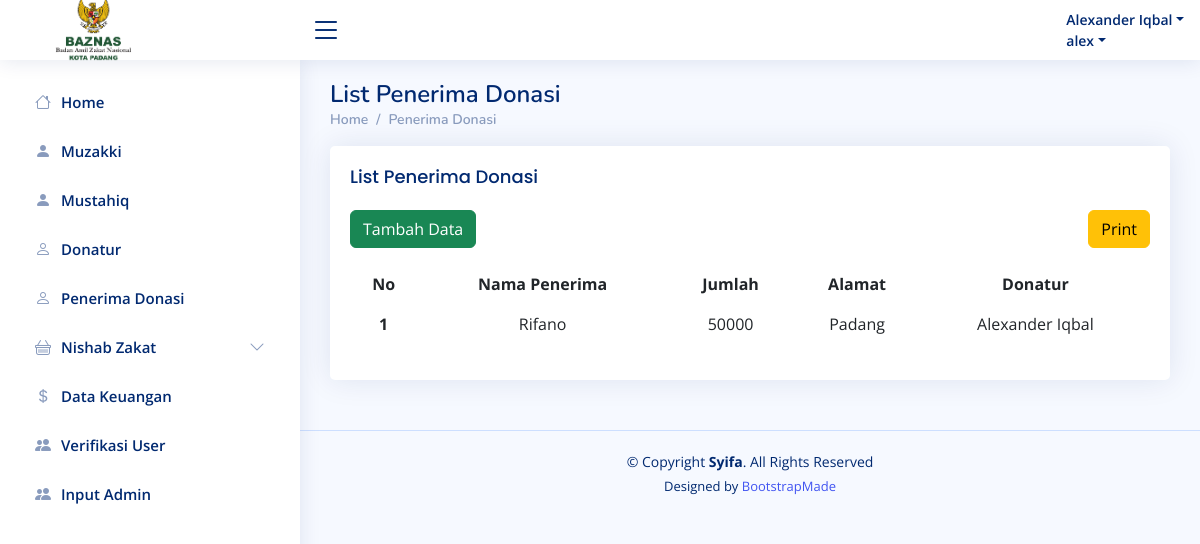
The page /admin/listpenerimadonasi.php (signed in) on the database its author committed.
### tables this page shows
CREATE TABLE `user` (
  `id_user` int(11) NOT NULL,
  `nama` varchar(20) NOT NULL,
  `username` varchar(20) NOT NULL,
  `pasw` varchar(20) NOT NULL,
  `level` varchar(10) NOT NULL,
  `status` varchar(15) NOT NULL
);

CREATE TABLE `penerima` (
  `id_penerima` int(11) NOT NULL,
  `penerima` varchar(30) NOT NULL,
  `alamat` text NOT NULL,
  `id_pembayaran` int(11) NOT NULL
);

CREATE TABLE `pembayaran` (
  `id_byr` int(11) NOT NULL,
  `tgl` date NOT NULL,
  `id_bayar` int(11) NOT NULL,
  `namabyr` varchar(50) NOT NULL,
  `jmlh` int(11) NOT NULL,
  `jenis` varchar(15) NOT NULL,
  `foto` text NOT NULL,
  `status_byr` varchar(20) NOT NULL
);

### admin/listpenerimadonasi.php (the view, shortened to what this page needs)
<!DOCTYPE html>
<html lang="en">
<head>
    <link href="assets/vendor/bootstrap/css/bootstrap.min.css" rel="stylesheet">
    <link href="assets/vendor/bootstrap-icons/bootstrap-icons.css" rel="stylesheet">
    <link href="assets/vendor/boxicons/css/boxicons.min.css" rel="stylesheet">
    <link href="assets/vendor/quill/quill.snow.css" rel="stylesheet">
    <link href="assets/vendor/quill/quill.bubble.css" rel="stylesheet">
    <link href="assets/vendor/remixicon/remixicon.css" rel="stylesheet">
    <link href="assets/vendor/simple-datatables/style.css" rel="stylesheet">
    <link href="assets/css/style.css" rel="stylesheet">
</head>
<body>
    <header id="header" class="header fixed-top d-flex align-items-center">
        <?php include("header.php"); ?>
    </header>
    <aside id="sidebar" class="sidebar">
        <?php include("navadmin.php"); ?>
    </aside>
    <main id="main" class="main">
        <div class="pagetitle">
            <h1>List Penerima Donasi</h1>
            <nav>
                <ol class="breadcrumb">
                    <li class="breadcrumb-item"><a href="index.php">Home</a></li>
                    <li class="breadcrumb-item active"><a href="listpenerimadonasi.php">Penerima Donasi</a></li>
                </ol>
            </nav>
        </div>
        <section class="section">
            <div class="card">
                <div class="card-body">
                    <h5 class="card-title">List Penerima Donasi</h5>
                    <p type="button" class="btn btn-success" data-bs-toggle="modal" data-bs-target="#maiModal">Tambah Data</p>
                    <a type="button" href="cetakpenerimadonasi.php" class="btn btn-warning" style="float: right;">Print</a>
                    <table class="table table-borderless text-center">
                        <thead>
                            <tr>
                                <th scope="col">No</th>
                                <th scope="col">Nama Penerima</th>
                                <th scope="col">Jumlah</th>
                                <th scope="col">Alamat</th>
                                <th scope="col">Donatur</th>
                            </tr>
                        </thead>
                        <tbody>
                            <?php
                            include "../koneksi.php";
                            $no = 1;
                            $datakat = mysqli_query($koneksi, "SELECT * FROM penerima INNER JOIN pembayaran ON penerima.id_pembayaran = pembayaran.id_byr WHERE pembayaran.jenis LIKE 'Donasi'");
                            while ($dk = mysqli_fetch_array($datakat)) {
                            ?>
                                <tr>
                                    <th scope="row"><?php echo $no++; ?></th>
                                    <td><?php echo $dk['penerima']; ?></td>
                                    <td><?php echo $dk['jmlh']; ?></td>
                                    <td><?php echo $dk['alamat']; ?></td>
                                    <td><?php echo $dk['namabyr']; ?></td>
                                </tr>
                            <?php
                            }
                            ?>
                        </tbody>
                    </table>
                </div>
            </div>
        </section>
    </main>
    <footer id="footer" class="footer">
        <div class="copyright">
            &copy; Copyright <strong><span>Syifa</span></strong>. All Rights Reserved
        </div>
        <div class="credits">
            Designed by <a href="https://bootstrapmade.com/">BootstrapMade</a>
        </div>
    </footer>
</body>
</html>

### admin/header.php (shortened to what this page needs)
<div class="d-flex align-items-center justify-content-between">
    <a href="index.php" class="logo d-flex align-items-center">
        <span class="d-none d-lg-block"> <img src="../assets/img/logobaznas.png" alt=""></span>
    </a>
    <i class="bi bi-list toggle-sidebar-btn"></i>
</div>
<nav class="header-nav ms-auto">
    <ul class="d-flex align-items-center">
        <li class="nav-item dropdown pe-3">
            <?php
            include("../koneksi.php");
            $login = mysqli_query($koneksi, "SELECT * from user where username='$_SESSION[username]'");
            while ($dk = mysqli_fetch_array($login)) {
            ?>
                <a class="nav-link nav-profile d-flex align-items-center pe-0" href="#" data-bs-toggle="dropdown">
                    <span class="d-none d-md-block dropdown-toggle ps-2"><?php echo $dk['nama']; ?></span>
                </a>
            <?php } ?>
</nav>

### admin/assets/css/style.css (style rules this page uses)
:root { scroll-behavior: smooth; }
body { font-family: "Open Sans", sans-serif; background: #f6f9ff; color: #444444; }
a { color: #4154f1; text-decoration: none; }
h1, h2, h3, h4, h5, h6 { font-family: "Nunito", sans-serif; }
#main { margin-top: 60px; padding: 20px 30px; transition: all 0.3s; }
.pagetitle { margin-bottom: 10px; }
.pagetitle h1 { font-size: 24px; margin-bottom: 0; font-weight: 600; color: #012970; }
.card { margin-bottom: 30px; border: none; border-radius: 5px; box-shadow: 0px 0 30px rgba(1, 41, 112, 0.1); }
.card-title { padding: 20px 0 15px 0; font-size: 18px; font-weight: 500; color: #012970; font-family: "Poppins", sans-serif; }
.card-body { padding: 0 20px 20px 20px; }
.breadcrumb { font-size: 14px; font-family: "Nunito", sans-serif; color: #899bbd; font-weight: 600; }
.breadcrumb a { color: #899bbd; transition: 0.3s; }
.breadcrumb .breadcrumb-item::before { color: #899bbd; }
.breadcrumb .active { color: #51678f; font-weight: 600; }
.logo { line-height: 1; }
@media (min-width: 1200px) { .logo { width: 280px; } }
.logo img { max-height: 80px; margin-right: 1px; }
.logo span { font-size: 26px; font-weight: 700; color: #012970; font-family: "Nunito", sans-serif; }
.header { transition: all 0.5s; z-index: 997; height: 60px; box-shadow: 0px 2px 20px rgba(1, 41, 112, 0.1); background-color: #fff; padding-left: 20px; }
.header .toggle-sidebar-btn { font-size: 32px; padding-left: 10px; cursor: pointer; color: #012970; }
.header-nav ul { list-style: none; }
.header-nav > ul { margin: 0; padding: 0; }
.header-nav .nav-profile { color: #012970; }
.header-nav .nav-profile span { font-size: 14px; font-weight: 600; }
.sidebar { position: fixed; top: 60px; left: 0; bottom: 0; width: 300px; z-index: 996; transition: all 0.3s; padding: 20px; overflow-y: auto; scrollbar-width: thin; scrollbar-color: #aab7cf transparent; box-shadow: 0px 0px 20px rgba(1, 41, 112, 0.1); background-color: #fff; }
@media (min-width: 1200px) { #main, #footer { margin-left: 300px; } }
.footer { padding: 20px 0; font-size: 14px; transition: all 0.3s; border-top: 1px solid #cddfff; }
.footer .copyright { text-align: center; color: #012970; }
.footer .credits { padding-top: 5px; text-align: center; font-size: 13px; color: #012970; }

### rows shown on the page
user: nama "Alexander Iqbal"
user: nama "alex"
penerima: penerima "Rifano", id_pembayaran.jmlh "50000", alamat "Padang", id_pembayaran.namabyr "Alexander Iqbal"
